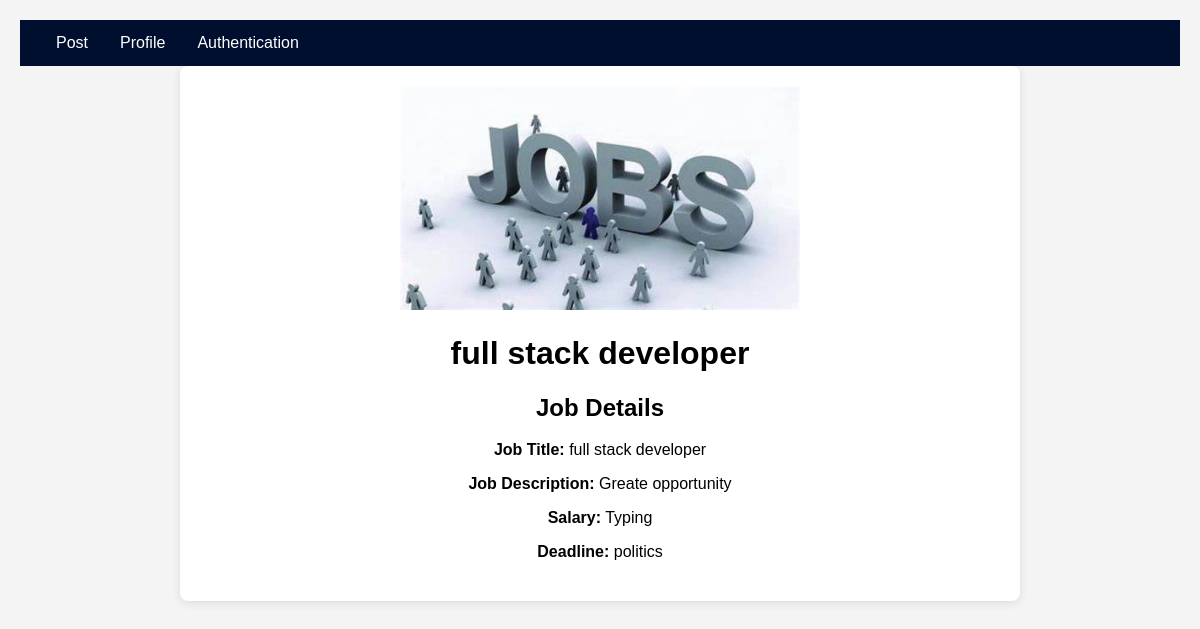
The page /mainprofile/1 on the database its author committed.
### myapp/models.py (models this page shows, shortened)
class JobModel(models.Model):
    JOB_TYPE_CHOICES = [
        ('fulltime', 'Full-time'),
        ('parttime', 'Part-time'),
    ]
    user = models.ForeignKey(Custom_user, on_delete=models.CASCADE)
    job_title = models.CharField(max_length=255, null=True)
    Number_of_opening = models.PositiveIntegerField(null=True)
    Category = models.CharField(choices=JOB_TYPE_CHOICES,max_length=255, null=True)
    Job_Description = models.TextField(max_length=255, null=True)
    Skills = models.CharField(max_length=255, null=True)
    company_logo=models.ImageField(upload_to='Media/Blog_Pic',null=True)

### myproject/views.py (the view)
# urls.py: path('mainprofile/<int:id>', mainprofile, name='mainprofile'),
def mainprofile(req,id):
    current_user=req.user
    Job=JobModel.objects.filter(id=id)
    text={
        'Job':Job,
    }
    return render(req,'mainprofile.html',text)

### template/mainprofile.html (shortened to what this page needs)
{% extends 'base.html' %}
{% block body %}
<!DOCTYPE html>
<html lang="en">
<head>
</head>
<body>
    <div class="container">
        {% for i in Job %}
        <header class="profile-header">
            <img src="/{{ i.company_logo }}" alt="Company Logo" class="company-logo">
            <h1>{{ i.job_title }}</h1>
        </header>
        <section class="job-details">
            <h1>Job Details</h1>
            <p><strong>Job Title:</strong> {{ i.job_title }}</p>
            <p><strong>Job Description:</strong> {{ i.Job_Description }}</p>
            <p><strong>Salary:</strong> {{ i.Skills }}</p>
            <p><strong>Deadline:</strong> {{ i.Category }}</p>
        </section>
        {% endfor %}
    </div>
</body>
</html>
{% endblock body %}

### template/base.html (style rules this page uses)
body { background-color:white; }

### template/mainprofile.html (style rules this page uses)
body { font-family: Arial, sans-serif; background-color: #f4f4f4; margin: 0; padding: 20px; }
.container { background: #ffffff; border-radius: 8px; box-shadow: 0 2px 10px rgba(0, 0, 0, 0.1); padding: 20px; max-width: 800px; margin: auto; text-align: center; }
.profile-header { text-align: center; }
.company-logo { width: 400px; }
h1 { color: #333; }
section { margin: 20px 0; }
h1 { color: #000000; }

### rows shown on the page
JobModel: company_logo (picture), job_title "full stack developer", Job_Description "Greate opportunity", Skills "Typing", Category "politics"
